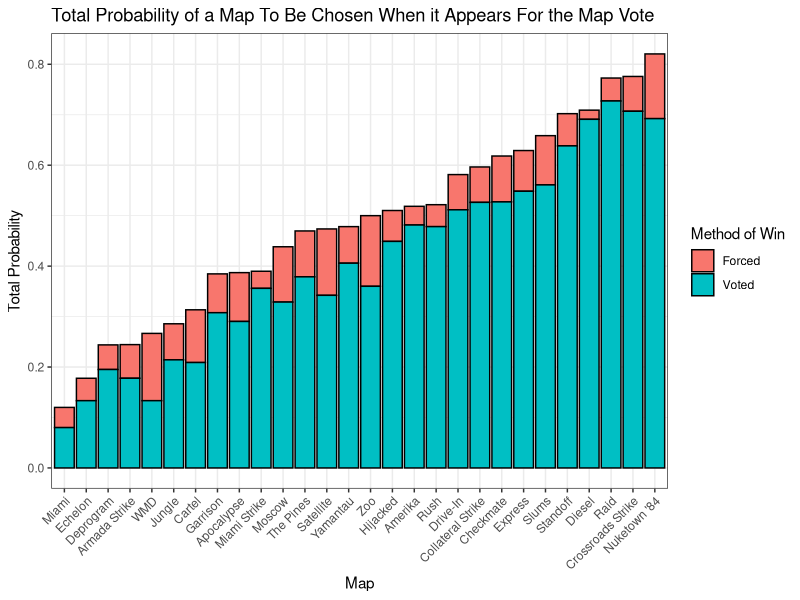
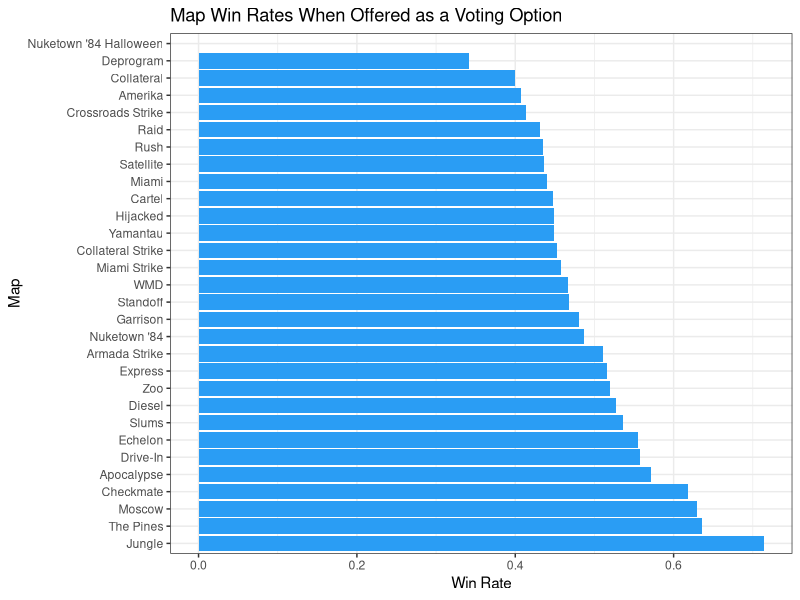
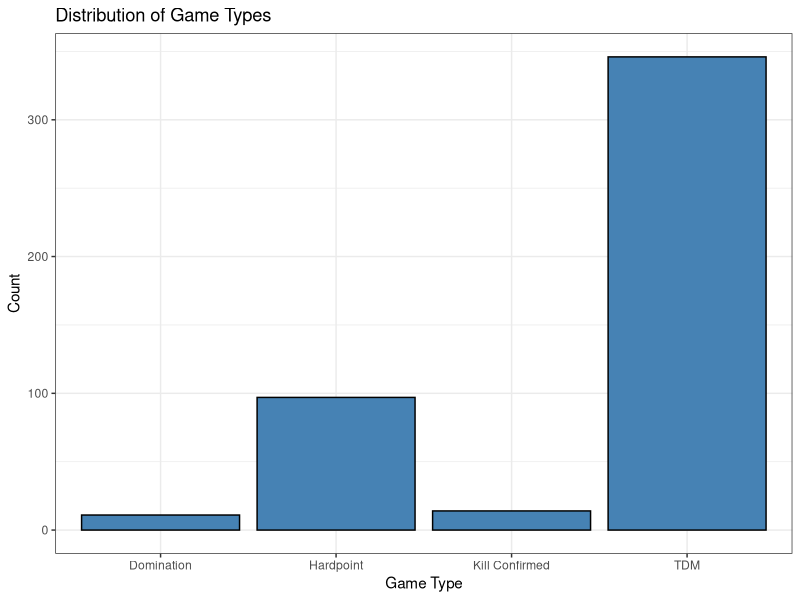
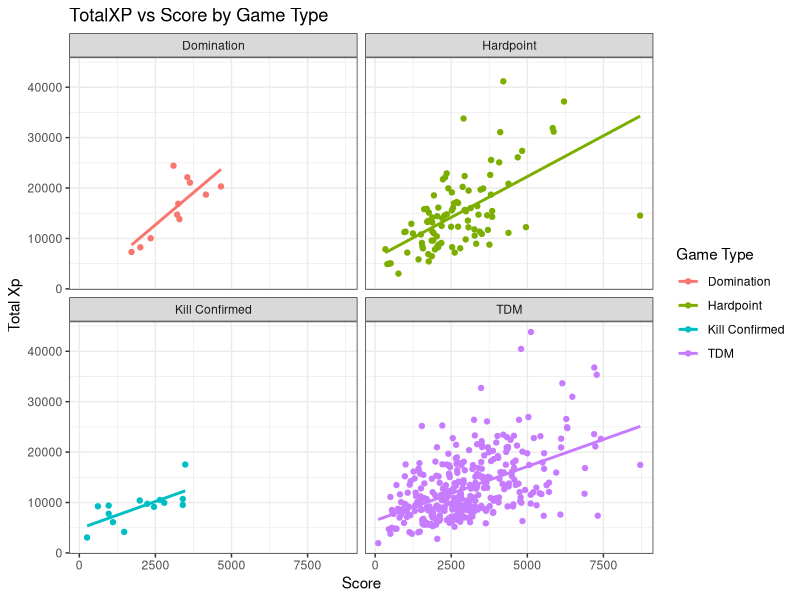
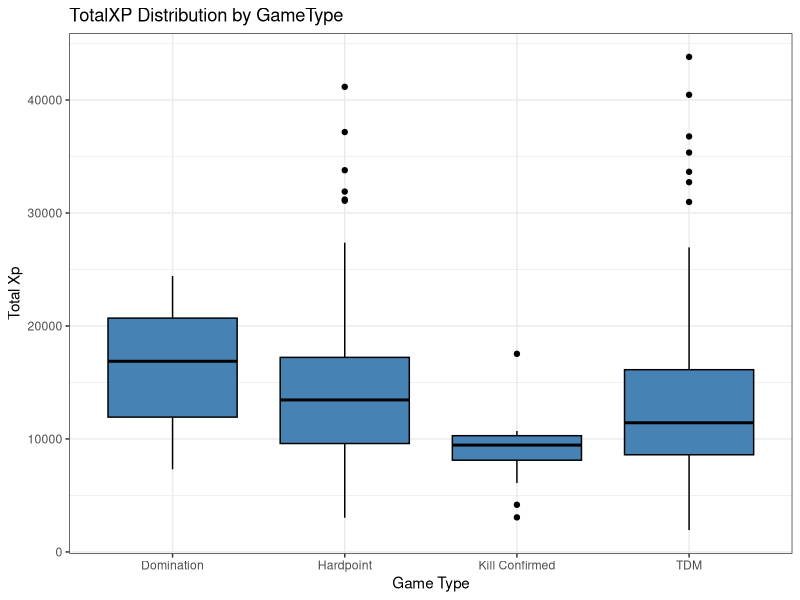

The R source for these figures, in order:
## ---- chunk 1
# clear env, load libraries and data
rm(list = ls())
library(tidyverse)
library(stringdist)
library(caret)
library(randomForest)
library(e1071)
library(emmeans)

cod_p1 <- read_csv('CODGames_p1_380.csv')
cod_p2 <- read_csv('CODGames_p2_380.csv')
gm_data <- read_csv('CODGameModes.csv')
map_data  <- read.csv('CODMaps.csv')

# we combine the results of player 1 and player 2 according to the instructions
# so first add a column to indicate which player it is in case it is used for the future problems
cod_p1$player = 1
cod_p2$player = 2

full_data <- rbind(cod_p1, cod_p2)

# lowercase column names.
# AI disclosure: We asked chatgpt 4o to modify the column names with regex
names(full_data) <- tolower(gsub("([a-z])([A-Z])", "\\1_\\2", names(full_data)))

## ---- chunk 2
# get a list of the clean names
clean_maps <- as.vector(unique(map_data$Name))

clean_data <- full_data %>%
  mutate(
    map1 = case_when(
      map1 %in% clean_maps ~ map1,
      map1 %in% c('Collateral', 'Collateral Streik', 'Collaterol Strike') ~ 'Collateral Strike',
      map1 == 'Deprogam' ~ 'Deprogram',
      map1 == 'Miami Stirke' ~ 'Miami Strike',
      map1 == 'Ruah' ~ 'Rush',
      map1 == 'Riad' ~ 'Raid',
      map1 == 'Drive-in' ~ 'Drive-In'
      ),
    map2 = case_when(
      map2 %in% clean_maps ~ map2,
      map2 %in% c('Miami Stirke', 'Miami Sstrike') ~ 'Miami Strike',
      map2 == 'yamantau' ~ 'Yamantau', 
      map2 == 'Collateral' ~ 'Collateral Strike',
      map2 == 'Amrada Strike' ~ 'Armada Strike',
      map2 == 'Drive-in' ~ 'Drive-In'
      ),
    choice = case_when(
      choice %in% clean_maps ~ choice,
      choice %in% c("APocalypse","Apocolypse") ~ 'Apocalypse',
      choice %in% c('Collateral', 'Collaterel Strike') ~ 'Collateral Strike',
      choice == 'Deisel' ~ 'Diesel',
      choice == 'Drive-in' ~ 'Drive-In',
      choice == 'Riad' ~ 'Raid'
    ),
    # notice there are 'X o Y' values for the map vote so use gsub to swap them
    map_vote = gsub(' o ', ' to ', map_vote),
    # clean the game type variable since it will be used in task 3
    game_type = case_when(
      game_type == 'HC - TDM' ~ 'TDM',
      game_type == 'HC - Kill Confirmed' ~ 'Kill Confirmed',
      game_type == 'HC - Hardpoint' ~ 'Hardpoint',
      game_type == 'HC - Domination' ~ 'Domination'
    )
  ) %>%
  # separate map vote column. The larget number is always written first 
  separate(map_vote, into = c('winning_map_vote', 'losing_map_vote'), sep = ' to ', extra = 'merge', convert = TRUE)

# make sure the name of every map is cleaned for all 3 map columns. (set diff is NA only for missing maps)
setdiff(clean_data$map1, map_data$Name)
setdiff(clean_data$map2, map_data$Name)
setdiff(clean_data$choice, map_data$Name)

## ---- chunk 3
map_vote_data <- clean_data %>%
  select(map1, map2, winning_map_vote, losing_map_vote, choice)
## ---- chunk 4
map_vote_data[489,]$choice <- map_vote_data[489,]$map1
## ---- chunk 5
# we filter here to show the few cases where this happens. in the next code chunk,
# we clean the data to a consistent format.
map_vote_data %>%
  filter(
    is.na(map1) & !is.na(map2) | is.na(map2) & !is.na(map1)
  )
## ---- chunk 6
map_vote_data <- map_vote_data %>%
  mutate(
    # since we only have a few specific cases, we can 'hard-code' them into 
    # the data wrangling
    map1 = if_else(map2 != choice, choice, map1),
    map2 = if_else(map1 != choice, choice, map2),
    choice = if_else(map2 == choice & is.na(map1), NA, choice)
  )
## ---- chunk 7
# create the dataframes that are used for this question
m1_stats <- map_vote_data %>%
  select(-map2) %>%
  subset(!is.na(map1)) %>%
  group_by(map1) %>%
  reframe(
    win = (map1 == choice),
    # there are 3 cases for the method: either a map lost, won by votes, or got forced to win because it was map1
    method = case_when(
    map1 != choice ~ 'Did Not Win',
    map1 == choice & winning_map_vote > losing_map_vote ~ 'Voted',
    map1 == choice & winning_map_vote == losing_map_vote ~ 'Forced'
    )
  ) %>%
  rename(
    map = map1
  )

m2_stats <- map_vote_data %>%
  select(-map1) %>%
  subset(!is.na(map2)) %>%
  group_by(map2) %>%
  reframe(
    win = map2 == choice,
    # there are 2 cases for map2: either it lost or it won by votes. it is never forced to be the map.
    method = case_when(
    map2 == choice & winning_map_vote > losing_map_vote ~ 'Voted',
    !(map2 == choice & winning_map_vote > losing_map_vote) ~ 'Did Not Win' # if it was not voted, then it did not win
    )
  ) %>%
  rename(
    map = map2
  )

map_stats <- rbind(m1_stats, m2_stats)

# make sure map_stats does not have any NA values

sum(is.na(map_stats))
## ---- chunk 8
map_probs <- map_stats %>%
  group_by(map) %>%
  mutate(
    times_chosen = n(),
    prob_win = win/times_chosen
  ) %>% 
  ungroup() %>%
  group_by(map, method) %>%
  summarize(
    total_prob = sum(prob_win),
    .groups = 'drop'
  ) %>% 
  group_by(map) %>%
  mutate(
    total_sum = sum(total_prob)
    ) %>%
  ungroup() %>%
  mutate(map = reorder(map, total_sum))
map_probs
## ---- chunk 9
# making the plot
map_probs %>%
  filter(total_prob != 0) %>%
  ggplot(aes(x = map, y = total_prob, fill = method)) + 
  geom_bar(stat = 'identity', color = 'black') + 
  labs(
    x = 'Map', 
    y = 'Total Probability',
    fill = 'Method of Win',
    title = 'Total Probability of a Map To Be Chosen When it Appears For the Map Vote'
    ) + 
  theme_bw() +
  theme(axis.text.x = element_text(angle = 45, hjust = 1))
## ---- chunk 10
games <- bind_rows(cod_p1, cod_p2)

# --- 2. Standardize and Clean Map Names ---
# Clean function: trim whitespace and correct spelling using string distance
clean_map <- function(name, reference_names) {
  name <- str_trim(name)
  if (is.na(name)) return(NA)
  match_index <- amatch(name, reference_names, maxDist = 2)
  if (!is.na(match_index)) return(reference_names[match_index])
  return(name)
}

# List of valid map names from CODMaps.csv
valid_maps <- unique(str_trim(map_data$Name))

# Clean all relevant map columns
games <- games %>%
  mutate(
    Map1 = sapply(Map1, clean_map, reference_names = valid_maps),
    Map2 = sapply(Map2, clean_map, reference_names = valid_maps),
    Choice = sapply(Choice, clean_map, reference_names = valid_maps),
    MapVote = sapply(MapVote, clean_map, reference_names = valid_maps)
  )

# --- 3. Filter to Only Games with Voting Info ---
# Keep rows where Map1 and Map2 are both non-missing (indicates vote occurred)
games_votes <- games %>%
  filter(!is.na(Map1) & !is.na(Map2))

# --- 4. Determine the Winner of Each Vote ---
# Count number of votes for Map1 and Map2
vote_counts <- games_votes %>%
  rowwise() %>%
  mutate(
    Map1_votes = sum(MapVote == Map1, na.rm = TRUE),
    Map2_votes = sum(MapVote == Map2, na.rm = TRUE),
    Winner = case_when(
      Map1_votes > Map2_votes ~ Map1,
      Map2_votes > Map1_votes ~ Map2,
      Map1_votes == Map2_votes ~ Map1  # tie breaker: Map1 wins
    )
  ) %>%
  ungroup()

# --- 5. Reshape for Aggregation ---
# Long format: 1 row per map per match
long_maps <- vote_counts %>%
  pivot_longer(cols = c(Map1, Map2), names_to = "MapSlot", values_to = "Map") %>%
  mutate(
    Won = Map == Winner
  )

# --- 6. Aggregate Statistics ---
# After cleaning and reshaping
long_maps <- long_maps %>%
  filter(!is.na(Map) & Map != "")


map_stats <- long_maps %>%
  group_by(Map) %>%
  summarise(
    Times_Offered = n(),
    Times_Won = sum(Won),
    Win_Rate = Times_Won / Times_Offered
  ) %>%
  arrange(desc(Win_Rate))

# --- 7. Visualization ---
ggplot(map_stats, aes(x = reorder(Map, -Win_Rate), y = Win_Rate)) +
  geom_col(fill = "#2a9df4") +
  coord_flip() +
  labs(
    title = "Map Win Rates When Offered as a Voting Option",
    x = "Map",
    y = "Win Rate"
  ) +
  theme_bw()
## ---- chunk 11
sum(is.na(clean_data$game_type))
sum(is.na(clean_data$score))

no_na_clean <- 
  clean_data %>%
  filter(!is.na(game_type)) %>%
  filter(!is.na(score))
## ---- chunk 12
no_na_clean %>%
  group_by(game_type) %>%
  summarize(
    N = n(),
    mean_Score = mean(score),
    median_Score = median(score),
    mean_TotalXP = mean(total_xp),
    median_TotalXP = median(total_xp)
  )
## ---- chunk 13
# Distribution of GameType
ggplot(mapping = aes(x = game_type), data = no_na_clean) +
  geom_bar(fill = 'steelblue', color = 'black') +
  labs(title = "Distribution of Game Types", 
       x = "Game Type",
       y = "Count") +
  theme_bw()
## ---- chunk 14
ggplot(mapping = aes(x = score, y = total_xp, color = game_type), data = no_na_clean) +
  geom_point() + 
  geom_smooth(method = lm, se = F) +
  facet_wrap(~ game_type) +
  labs(title = "TotalXP vs Score by Game Type", 
       x = "Score", 
       y = "Total Xp",
       color = "Game Type") +
  theme_bw()
## ---- chunk 15
ggplot(mapping = aes(x = game_type, y = total_xp), data = no_na_clean) +
  geom_boxplot(fill = 'steelblue', color = 'black') +
  labs(title = "TotalXP Distribution by GameType",
       x = "Game Type",
       y = "Total Xp"
       ) + 
  theme_bw()
## ---- chunk 16
model3 <- lm(total_xp ~ score + game_type, data = no_na_clean)
summary(model3)
## ---- chunk 17
aov_model <- aov(model3)
summary(aov_model)
## ---- chunk 18
em_aovmodel <- emmeans(aov_model, ~ game_type)
pairs(em_aovmodel, adjust = 'bonferroni')
## ---- chunk 19
# Filter to Player 1 data and ensure relevant columns are clean
xp_class_data <- clean_data %>%
  filter(player == 1) %>%
  select(eliminations, score, damage, total_xp) %>%
  drop_na()

# Create a binary target: 1 if above median XP, 0 otherwise
median_xp <- median(xp_class_data$total_xp)
xp_class_data <- xp_class_data %>%
  mutate(high_xp = ifelse(total_xp > median_xp, 1, 0)) %>%
  select(-total_xp)

# Stratified split using caret
library(caret)
set.seed(42)
train_index <- createDataPartition(xp_class_data$high_xp, p = 0.8, list = FALSE)
train_set <- xp_class_data[train_index, ]
test_set <- xp_class_data[-train_index, ]

# --- Logistic Regression ---
log_model <- glm(high_xp ~ ., data = train_set, family = "binomial")
log_preds <- predict(log_model, test_set, type = "response")
log_class <- ifelse(log_preds > 0.5, 1, 0)
log_acc <- mean(log_class == test_set$high_xp)

# --- Random Forest ---
library(randomForest)
rf_model <- randomForest(as.factor(high_xp) ~ ., data = train_set)
rf_preds <- predict(rf_model, test_set)
rf_acc <- mean(rf_preds == test_set$high_xp)

# --- SVM ---
library(e1071)
svm_model <- svm(as.factor(high_xp) ~ ., data = train_set, kernel = "radial")
svm_preds <- predict(svm_model, test_set)
svm_acc <- mean(svm_preds == test_set$high_xp)

# Compare results
model_results <- tibble(
  Model = c("Logistic Regression", "Random Forest", "SVM"),
  Accuracy = c(log_acc, rf_acc, svm_acc)
)
model_results
